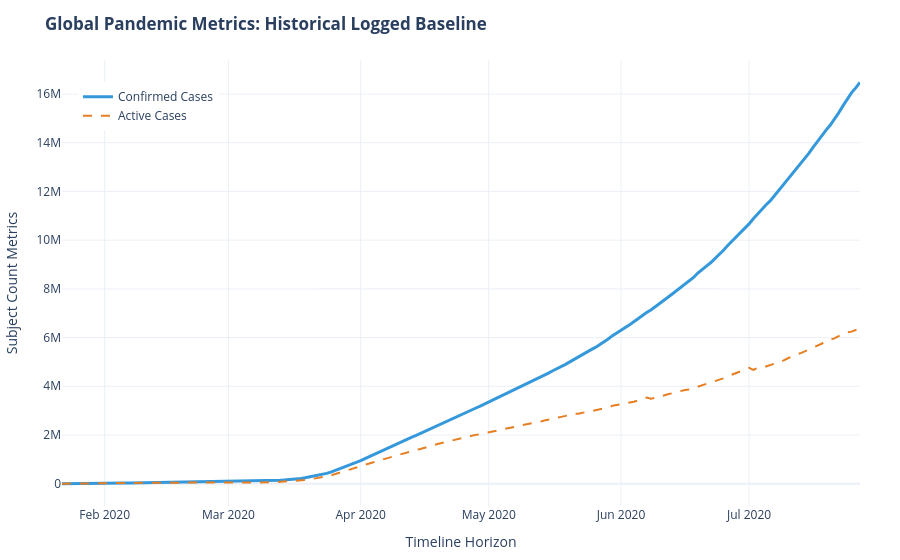

The code cell stored with this chart in its notebook:
### Markdown cell above
## 3. Interactive Data Visualization (Exploratory Phase)
Before invoking statistical modeling, we map the historical trajectory of active and confirmed cases globally using interactive charting libraries.

### Code cell
# Initialize a Plotly layout tracking historical distributions
fig_historical = go.Figure()

fig_historical.add_trace(go.Scatter(
    x=df_global['Date'], 
    y=df_global['Confirmed'],
    mode='lines',
    name='Confirmed Cases',
    line=dict(color='#3498db', width=3)
))

fig_historical.add_trace(go.Scatter(
    x=df_global['Date'], 
    y=df_global['Active'],
    mode='lines',
    name='Active Cases',
    line=dict(color='#e67e22', width=2, dash='dash')
))

fig_historical.update_layout(
    title='<b>Global Pandemic Metrics: Historical Logged Baseline</b>',
    xaxis_title='Timeline Horizon',
    yaxis_title='Subject Count Metrics',
    template='plotly_white',
    legend=dict(x=0.02, y=0.95),
    margin=dict(l=40, r=40, t=60, b=40)
)

fig_historical.show()

### Figure 1 — Plotly figure (JSON) as saved in the notebook; plotly's stock layout.template omitted (floating-point values rounded to 4 significant figures; data arrays with more than 128 entries replaced by an {"elided": "..."} marker saying what was removed)
{"data": [{"line": {"color": "#3498db", "width": 3}, "mode": "lines", "name": "Confirmed Cases", "type": "scatter", "x": {"elided": "188 str values"}, "y": {"elided": "188 int values"}}, {"line": {"color": "#e67e22", "dash": "dash", "width": 2}, "mode": "lines", "name": "Active Cases", "type": "scatter", "x": {"elided": "188 str values"}, "y": {"elided": "188 int values"}}], "layout": {"legend": {"x": 0.02, "y": 0.95}, "margin": {"b": 40, "l": 40, "r": 40, "t": 60}, "title": {"text": "<b>Global Pandemic Metrics: Historical Logged Baseline</b>"}, "xaxis": {"title": {"text": "Timeline Horizon"}}, "yaxis": {"title": {"text": "Subject Count Metrics"}}}}
